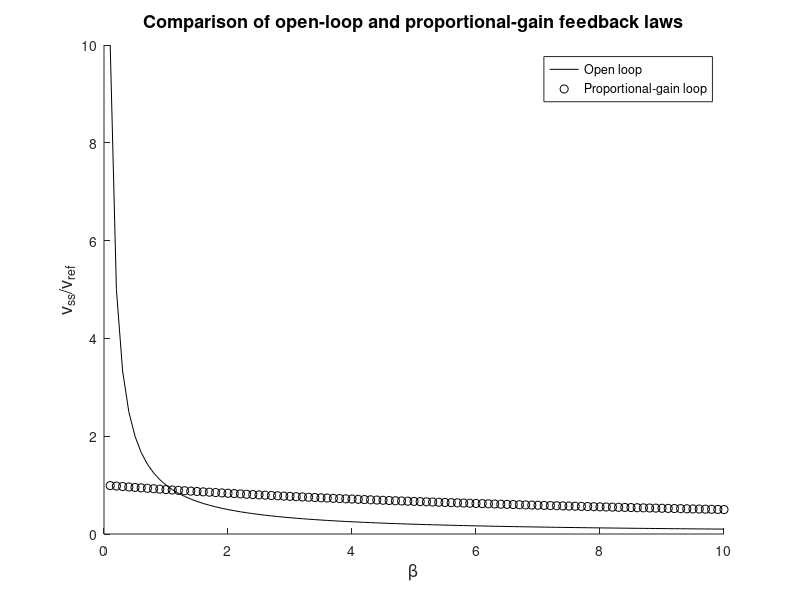

Source code (MATLAB):
beta = .1:.1:10;
open = 1./beta;
propgain = 10./(beta+10);
figure; hold on;
plot(beta, open, 'k-');
plot(beta, propgain, 'ko');
legend('Open loop', 'Proportional-gain loop');
title('Comparison of open-loop and proportional-gain feedback laws', 'Fontsize',13);
xlabel('\beta','Fontsize',13);
ylabel('v_{ss}/v_{ref}','Fontsize',13);
